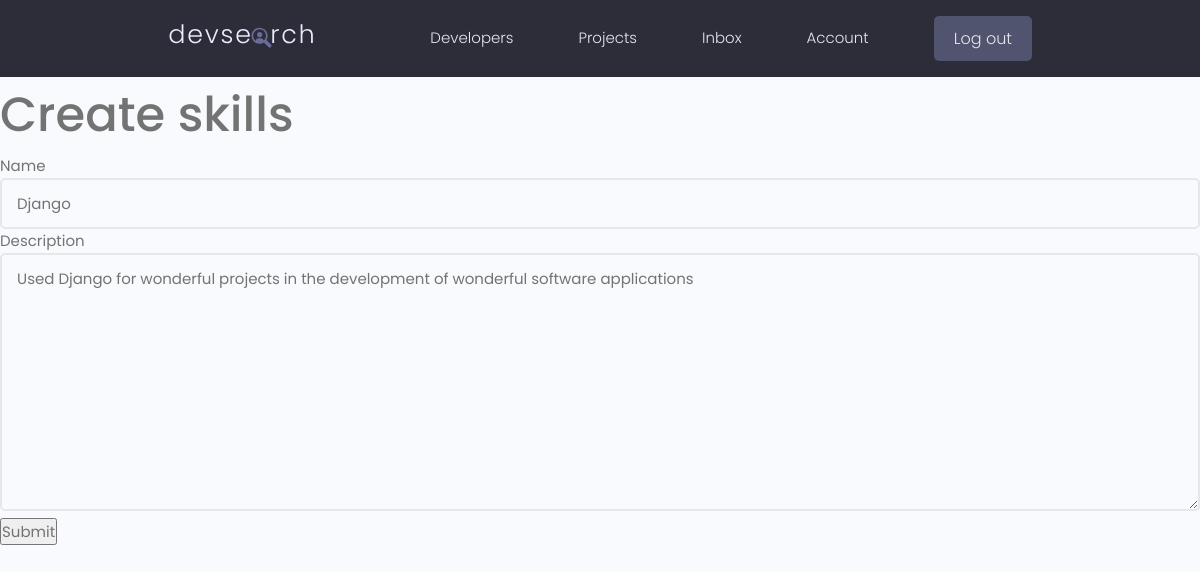
Screenshot of /update-skill/5296c0a0-88f8-48dd-b35c-9550223c4ce7 (signed in) with the database file from the repository.
### users/models.py (models this page shows, shortened)
class Skill(models.Model):
    id = models.UUIDField(default=uuid.uuid4,
                          primary_key=True, unique=True, editable=False)
    owner = models.ForeignKey(
        Profile, on_delete=models.CASCADE, null=True, blank=True)
    name = models.CharField(max_length=200, null=True, blank=True)
    description = models.TextField(null=True, blank=True)
    created = models.DateTimeField(auto_now_add=True)

### users/views.py (the view)
# urls.py: path('update-skill/<str:pk>', views.updateSkill, name='update-skill'),
@login_required(login_url='login')
def updateSkill(request, pk):
    profile = request.user.profile
    skil = profile.skill_set.get(id=pk)
    form = SkillForm(instance=skil)
    if request.method == 'POST':
        form = SkillForm(request.POST, instance=skil)
        if form.is_valid():
            form.save()
            return redirect('account')
    context = {'form': form}
    return render(request, 'users/skill_form.html', context)

### users/forms.py
class SkillForm(ModelForm):
    class Meta:
        model = Skill
        fields = '__all__'
        exclude = ['owner']
    def __init__(self, *args, **kwargs):
        super(SkillForm, self).__init__(*args, **kwargs)
        for name, field in self.fields.items():
            field.widget.attrs.update(
                {'class': 'input input--text'})

### users/templates/users/skill_form.html (shortened to what this page needs)
{% extends 'main.html' %}
{% load static %}
{% block content %}
    <h1>Create skills </h1>
    <form action="" method="POST">
        {% for field in form %}
            {{ field.label }}
            {{ field }}
        {% endfor %}
        <input type="submit" value="Submit">
    </form>
{% endblock content %}

### static/styles/app.css (style rules this page uses)
:root { --color-sub: #2d2d39; }

### static/uikit/styles/modules/_variables.css (style rules this page uses)
:root { --color-main: #5aa5b9; --color-main-light: #e6faff; --color-sub: #3f4156; --color-sub-light: #51546e; --color-sub-lighter: #ededfd; --color-text: #737373; --color-gray: #8b8b8b; --color-light: #e5e7eb; --color-light-gray: #767676; --color-bg: #f8fafd; --color-white: #fffefd; --color-white-light: #f3f3f3; --color-success: #359e64; --color-success-bg: #def8e8; --color-error: #fc4b0b; --color-error-bg: #fff2ee; --font-base: 'Poppins', arial, helvetica, 'Segoe UI', roboto, ubuntu, sans-serif; --font-monospace: 'Fira Code', 'Courier New', courier, monospace; --font-regular: 300; --font-medium: 500; --font-bold: 700; --generic-shadow: 1px 1px 5px #00000010; --generic-transition: all 0.3s ease-in-out; }

### static/uikit/styles/modules/_base.css (style rules this page uses)
* { margin: 0; padding: 0; box-sizing: border-box; text-rendering: optimizeLegibility; color: inherit; font-size: inherit; }
html { font-size: 50%; }
@media only screen and (min-width: 480px) { html { font-size: 56.25%; } }
@media only screen and (min-width: 1200px) { html { font-size: 62.5%; } }
body { line-height: 1.6; font-weight: 400; font-size: 1.5rem; color: var(--color-text); background-color: var(--color-bg); min-height: 100vh; }

### static/uikit/styles/modules/_typography.css (style rules this page uses)
* { font-family: var(--font-base); }
h1 { font-size: 4.8rem; font-weight: var(--font-medium); }

### static/uikit/styles/modules/_form.css (style rules this page uses)
input.input[type='text'], input.input[type='email'], input.input[type='password'], input.input[type='number'], textarea.input { min-width: 24rem; width: 100%; padding: 1.2rem 1.5rem; border-radius: 0.5rem; border: 2px solid var(--color-light); transition: all 0.3s ease-in-out; background-color: var(--color-bg); }

### rows the page displays
Skill: form "Django" "Used Django for wonderful projects in the development of wonderful software applications"

### other values shown
{{ field.label }} "Name" "Description"
